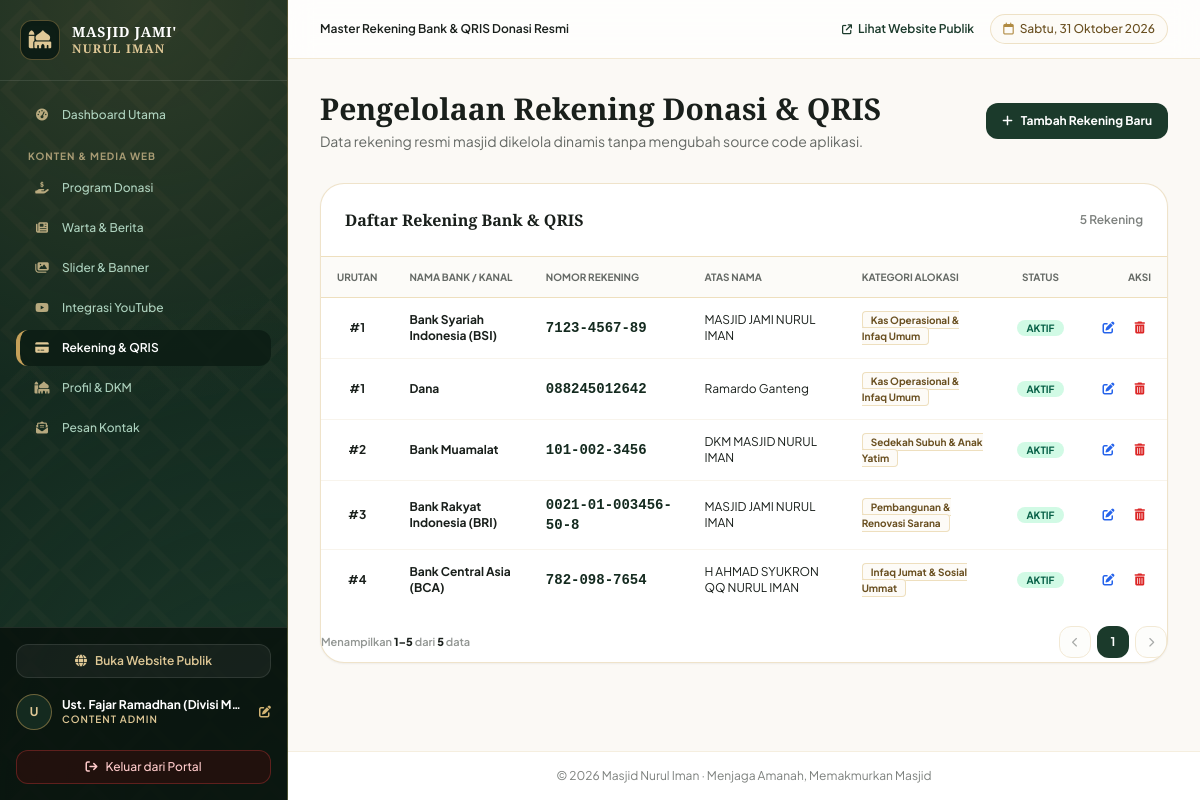
The page /admin/rekening-admin.php (signed in) on the database its author committed.
### tables this page shows
CREATE TABLE IF NOT EXISTS `rekening_donasi` (
  `id` int NOT NULL AUTO_INCREMENT,
  `nama_bank` varchar(50) NOT NULL,
  `nomor_rekening` varchar(50) NOT NULL,
  `atas_nama` varchar(100) NOT NULL,
  `kategori_donasi` varchar(100) NOT NULL DEFAULT 'Infaq & Kas Umum',
  `logo_bank` varchar(255) DEFAULT NULL,
  `qris_image` varchar(255) DEFAULT NULL,
  `is_active` tinyint(1) NOT NULL DEFAULT '1',
  `urutan` int NOT NULL DEFAULT '1',
  `created_at` timestamp NULL DEFAULT CURRENT_TIMESTAMP,
  PRIMARY KEY (`id`),
  KEY `idx_rekening_active` (`is_active`)
);

### admin/rekening-admin.php (the view, shortened to what this page needs)
<?php
require_once __DIR__ . '/../config/database.php';
$pag = paginate_data($pdo, "SELECT * FROM rekening_donasi ORDER BY urutan ASC, id ASC", [], 10);
$rekening = $pag['items'];
require_once __DIR__ . '/../layouts/header.php';
require_once __DIR__ . '/../layouts/sidebar.php';
?>
<div class="flex flex-col sm:flex-row sm:items-center justify-between gap-4">
    <div>
        <h2 class="text-2xl sm:text-3xl font-bold text-warm-900 font-classic">
            Pengelolaan Rekening Donasi &amp; QRIS
        </h2>
        <p class="text-xs sm:text-sm text-warm-800/70 mt-1">
            Data rekening resmi masjid dikelola dinamis tanpa mengubah source code aplikasi.
        </p>
    </div>
    <button type="button" onclick="bukaModalRekening()" class="px-4 py-2.5 rounded-xl bg-cypress-700 hover:bg-cypress-800 text-white font-bold text-xs shadow-xs transition flex items-center gap-2">
        <i class="fa-solid fa-plus"></i>
        <span>Tambah Rekening Baru</span>
    </button>
</div>
<div class="bg-white rounded-3xl border border-antique-300/50 shadow-sm overflow-hidden">
    <div class="p-6 border-b border-antique-200 flex items-center justify-between">
        <h3 class="font-classic text-base font-bold text-warm-900">
            Daftar Rekening Bank &amp; QRIS
        </h3>
        <span class="text-xs text-warm-800/60 font-semibold"><?= number_format($pag['total']) ?> Rekening</span>
    </div>
    <div class="overflow-x-auto">
        <table class="w-full text-left text-xs">
            <thead>
                <tr class="border-b border-antique-200 bg-warm-50/70 text-warm-800/70 uppercase text-[10px] font-bold">
                    <th class="py-3 px-4 text-center">Urutan</th>
                    <th class="py-3 px-4">Nama Bank / Kanal</th>
                    <th class="py-3 px-4">Nomor Rekening</th>
                    <th class="py-3 px-4">Atas Nama</th>
                    <th class="py-3 px-4">Kategori Alokasi</th>
                    <th class="py-3 px-4 text-center">Status</th>
                    <th class="py-3 px-4 text-right">Aksi</th>
                </tr>
            </thead>
            <tbody class="divide-y divide-antique-100">
                <?php foreach ($rekening as $r): ?>
                    <tr class="hover:bg-warm-50/60 transition">
                        <td class="py-3.5 px-4 text-center font-bold text-warm-900">
                            #<?= $r['urutan'] ?>
                        </td>
                        <td class="py-3.5 px-4 font-bold text-warm-900">
                            <?= e($r['nama_bank']) ?>
                        </td>
                        <td class="py-3.5 px-4 font-mono font-bold text-cypress-800 text-sm">
                            <?= e($r['nomor_rekening']) ?>
                        </td>
                        <td class="py-3.5 px-4 text-warm-900">
                            <?= e($r['atas_nama']) ?>
                        </td>
                        <td class="py-3.5 px-4">
                            <span class="px-2 py-0.5 rounded text-[10px] font-bold bg-antique-50 text-antique-800 border border-antique-200">
                                <?= e($r['kategori_donasi']) ?>
                            </span>
                        </td>
                        <td class="py-3.5 px-4 text-center whitespace-nowrap">
                            <span class="px-2.5 py-0.5 rounded-full text-[10px] font-bold uppercase <?= $r['is_active'] ? 'bg-emerald-100 text-emerald-800' : 'bg-stone-200 text-stone-600' ?>">
                                <?= $r['is_active'] ? 'Aktif' : 'Nonaktif' ?>
                            </span>
                        </td>
                        <td class="py-3.5 px-4 text-right whitespace-nowrap">
                            <div class="flex items-center justify-end gap-2">
                                <button type="button" data-rekening="<?= htmlspecialchars(json_encode($r, JSON_UNESCAPED_UNICODE), ENT_QUOTES, 'UTF-8') ?>" onclick="editRekeningSafe(this)" class="p-1.5 rounded-lg text-blue-600 hover:bg-blue-50" title="Edit">
                                    <i class="fa-solid fa-pen-to-square"></i>
                                </button>
                                <a href="rekening-admin?hapus=<?= $r['id'] ?>" data-hapus data-judul="Hapus Rekening" data-pesan="Rekening <?= e($r['nama_bank'] ?? '') ?> a.n. <?= e($r['atas_nama'] ?? '') ?> akan dihapus. Lanjutkan?" class="p-1.5 rounded-lg text-red-600 hover:bg-red-50" title="Hapus">
                                    <i class="fa-solid fa-trash-can"></i>
                                </a>
                            </div>
                        </td>
                    </tr>
                <?php endforeach; ?>
            </tbody>
        </table>
    </div>
    <?php render_pagination($pag['totalHalaman'], $pag['halaman'], $pag['total'], $pag['dari'], $pag['sampai']); ?>
</div>
<?php require_once __DIR__ . '/../layouts/footer.php'; ?>

### config/helpers.php (shortened to what this page needs)
<?php
function e($text) {
    return htmlspecialchars((string)($text ?? ''), ENT_QUOTES, 'UTF-8');
}
function paginate_data($pdo, $sql, $params = [], $perHalaman = 10) {
    $perHalaman = max(1, (int)$perHalaman);
    $stmtCount = $pdo->prepare("SELECT COUNT(*) FROM (" . $sql . ") AS sub_paginator");
    $stmtCount->execute($params);
    $total = (int)$stmtCount->fetchColumn();
    $totalHalaman = (int)ceil($total / $perHalaman);
    $totalHalaman = max(1, $totalHalaman);
    $halaman = (int)($_GET['page'] ?? 1);
    $offset = ($halaman - 1) * $perHalaman;
    $stmt = $pdo->prepare($sql . " LIMIT ? OFFSET ?");
    $i = 1;
    $stmt->bindValue($i++, (int)$perHalaman, PDO::PARAM_INT);
    $stmt->bindValue($i, (int)$offset, PDO::PARAM_INT);
    $stmt->execute();
    $items = $stmt->fetchAll();
    $dari   = $total === 0 ? 0 : ($offset + 1);
    $sampai = min($offset + $perHalaman, $total);
    return [
        'items'        => $items,
        'total'        => $total,
        'halaman'      => $halaman,
        'totalHalaman' => $totalHalaman,
        'dari'         => $dari,
        'sampai'       => $sampai,
    ];
}
function render_pagination($totalHalaman, $halaman, $total = 0, $dari = 0, $sampai = 0) {
    $query = $_GET;
    $q = function ($page) use ($query) {
        $query['page'] = $page;
        return '?' . http_build_query($query);
    };
    echo '<div class="flex flex-col sm:flex-row items-center justify-between gap-3 pt-4 pb-1 text-xs">';
    echo '<span class="text-[11px] text-warm-800/50 font-semibold">Menampilkan <b class="text-warm-900">' . $dari . '&ndash;' . $sampai . '</b> dari <b class="text-warm-900">' . $total . '</b> data</span>';
    echo '<nav class="flex items-center gap-1.5" aria-label="Pagination">';
    $prevHalaman = max(1, $halaman - 1);
    $prevDisabled = $halaman <= 1;
    echo '<a href="' . e($q($prevHalaman)) . '" class="w-8 h-8 rounded-xl bg-warm-50 border border-antique-300 text-warm-800 flex items-center justify-center transition ' . ($prevDisabled ? 'pointer-events-none opacity-40' : 'hover:bg-antique-100') . '" title="Sebelumnya">';
    echo '<i class="fa-solid fa-chevron-left text-[10px]"></i></a>';
    $mulai = max(1, $halaman - 2);
    $akhir = min($totalHalaman, $halaman + 2);
    for ($i = $mulai; $i <= $akhir; $i++) {
        if ($i === $halaman) {
            echo '<span class="w-8 h-8 rounded-xl bg-cypress-700 text-white font-bold shadow-xs flex items-center justify-center">' . $i . '</span>';
        } else {
            echo '<a href="' . e($q($i)) . '" class="w-8 h-8 rounded-xl bg-warm-50 border border-antique-300 text-warm-800 hover:bg-antique-100 flex items-center justify-center font-semibold transition">' . $i . '</a>';
        }
    }
    $nextHalaman = min($totalHalaman, $halaman + 1);
    $nextDisabled = $halaman >= $totalHalaman;
    echo '<a href="' . e($q($nextHalaman)) . '" class="w-8 h-8 rounded-xl bg-warm-50 border border-antique-300 text-warm-800 flex items-center justify-center transition ' . ($nextDisabled ? 'pointer-events-none opacity-40' : 'hover:bg-antique-100') . '" title="Berikutnya">';
    echo '<i class="fa-solid fa-chevron-right text-[10px]"></i></a>';
    echo '</nav>';
    echo '</div>';
}

### assets/css/classic-theme.css (style rules this page uses)
:root { --color-primary: #183728; --color-primary-dark: #11271d; --color-primary-light: #224937; --color-accent-gold: #c5a059; --color-accent-gold-light: #dfc896; --color-accent-gold-dark: #9e7b36; --color-bg-body: #fbf9f5; --color-bg-surface: #ffffff; --color-bg-muted: #f4efe4; --color-border-subtle: #e8e2d4; --color-border-gold: #dbc8a2; --color-text-main: #1b2620; --color-text-muted: #5e6d64; }
body { font-family: 'Plus Jakarta Sans', sans-serif; background-color: var(--color-bg-body); color: var(--color-text-main); -webkit-font-smoothing: antialiased; }
.font-classic { font-family: 'Cinzel', serif; }
.pattern-arabesque-light { background-color: #fbf9f5; background-image: radial-gradient(#183728 0.55px, transparent 0.55px), radial-gradient(#c5a059 0.55px, #fbf9f5 0.55px); background-size: 22px 22px; background-position: 0 0, 11px 11px; }

### rows shown on the page
rekening_donasi: urutan "1", nama_bank "Bank Syariah Indonesia (BSI)", nomor_rekening "7123-4567-89", atas_nama "MASJID JAMI NURUL IMAN", kategori_donasi "Kas Operasional & Infaq Umum", is_active "AKTIF"
rekening_donasi: urutan "1", nama_bank "Dana", nomor_rekening "088245012642", atas_nama "Ramardo Ganteng", kategori_donasi "Kas Operasional & Infaq Umum", is_active "AKTIF", id "5"
rekening_donasi: urutan "2", nama_bank "Bank Muamalat", nomor_rekening "101-002-3456", atas_nama "DKM MASJID NURUL IMAN", kategori_donasi "Sedekah Subuh & Anak Yatim", is_active "AKTIF"
rekening_donasi: urutan "3", nama_bank "Bank Rakyat Indonesia (BRI)", nomor_rekening "0021-01-003456-50-8", atas_nama "MASJID JAMI NURUL IMAN", kategori_donasi "Pembangunan & Renovasi Sarana", is_active "AKTIF"
rekening_donasi: urutan "4", nama_bank "Bank Central Asia (BCA)", nomor_rekening "782-098-7654", atas_nama "H AHMAD SYUKRON QQ NURUL IMAN", kategori_donasi "Infaq Jumat & Sosial Ummat", is_active "AKTIF"

### other values the page prints
substr($user['nama'] ?? 'A', 0, 1) "U"
$user['nama'] "Ust. Fajar Ramadhan (Divisi M…"
str_replace('_', ' ', $userRole) "CONTENT ADMIN"
$pageSubtitle "Master Rekening Bank & QRIS Donasi Resmi"
$tanggalLengkap "Sabtu, 31 Oktober 2026"
$pag['total'] "5"
$dari "1"
